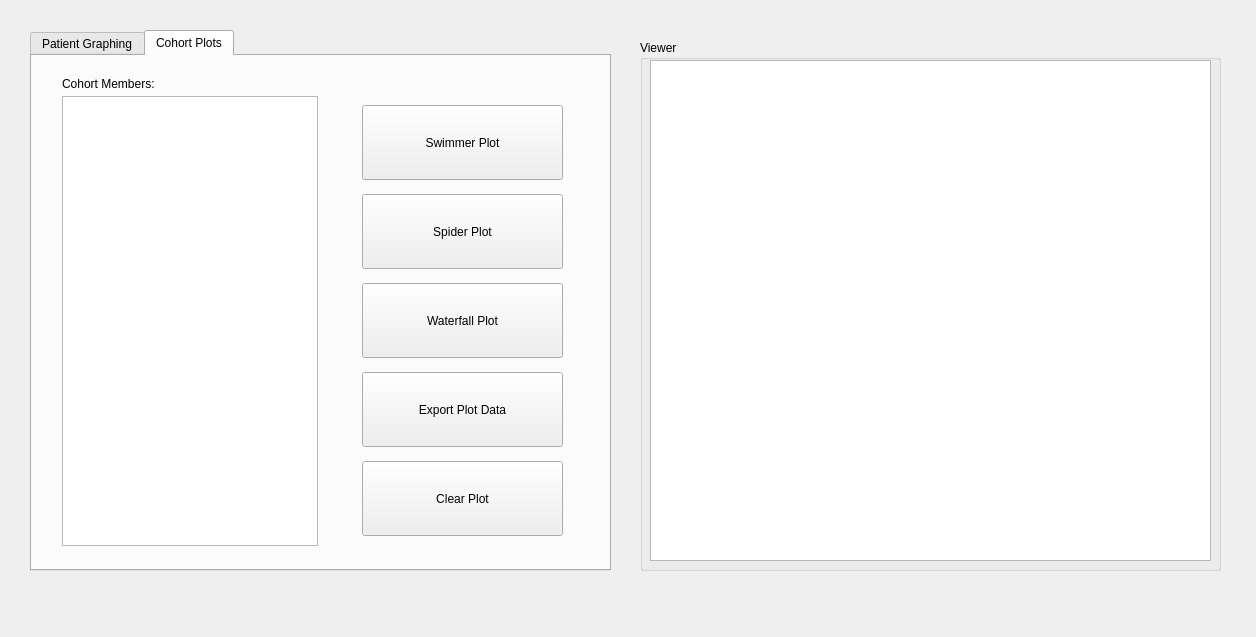
<?xml version="1.0" encoding="UTF-8"?>
<ui version="4.0">
 <class>plotAndGraphUtility</class>
 <widget class="QWidget" name="plotAndGraphUtility">
  <property name="geometry">
   <rect>
    <x>0</x>
    <y>0</y>
    <width>1256</width>
    <height>637</height>
   </rect>
  </property>
  <property name="windowTitle">
   <string>Plots &amp; Graphing Utility</string>
  </property>
  <widget class="QGroupBox" name="groupBox">
   <property name="geometry">
    <rect>
     <x>640</x>
     <y>40</y>
     <width>581</width>
     <height>531</height>
    </rect>
   </property>
   <property name="title">
    <string>Viewer</string>
   </property>
   <widget class="PlotWidget" name="graphicsView">
    <property name="geometry">
     <rect>
      <x>10</x>
      <y>20</y>
      <width>561</width>
      <height>501</height>
     </rect>
    </property>
   </widget>
  </widget>
  <widget class="QTabWidget" name="tabWidget">
   <property name="geometry">
    <rect>
     <x>30</x>
     <y>30</y>
     <width>581</width>
     <height>541</height>
    </rect>
   </property>
   <property name="currentIndex">
    <number>1</number>
   </property>
   <widget class="QWidget" name="tab">
    <attribute name="title">
     <string>Patient Graphing</string>
    </attribute>
    <widget class="QListWidget" name="patientList">
     <property name="geometry">
      <rect>
       <x>30</x>
       <y>40</y>
       <width>256</width>
       <height>450</height>
      </rect>
     </property>
    </widget>
    <widget class="QLabel" name="label_2">
     <property name="geometry">
      <rect>
       <x>30</x>
       <y>20</y>
       <width>141</width>
       <height>16</height>
      </rect>
     </property>
     <property name="text">
      <string>Patient Selection:</string>
     </property>
    </widget>
   </widget>
   <widget class="QWidget" name="tab_2">
    <attribute name="title">
     <string>Cohort Plots</string>
    </attribute>
    <widget class="QListWidget" name="cohortList">
     <property name="geometry">
      <rect>
       <x>30</x>
       <y>40</y>
       <width>256</width>
       <height>450</height>
      </rect>
     </property>
    </widget>
    <widget class="QLabel" name="label">
     <property name="geometry">
      <rect>
       <x>30</x>
       <y>20</y>
       <width>151</width>
       <height>16</height>
      </rect>
     </property>
     <property name="text">
      <string>Cohort Members:</string>
     </property>
    </widget>
    <widget class="QWidget" name="verticalLayoutWidget">
     <property name="geometry">
      <rect>
       <x>330</x>
       <y>40</y>
       <width>201</width>
       <height>451</height>
      </rect>
     </property>
     <layout class="QVBoxLayout" name="verticalLayout">
      <property name="spacing">
       <number>5</number>
      </property>
      <property name="sizeConstraint">
       <enum>QLayout::SetDefaultConstraint</enum>
      </property>
      <item>
       <widget class="QPushButton" name="genSwimmerPlot">
        <property name="minimumSize">
         <size>
          <width>0</width>
          <height>75</height>
         </size>
        </property>
        <property name="text">
         <string>Swimmer Plot</string>
        </property>
        <property name="checkable">
         <bool>true</bool>
        </property>
        <property name="autoExclusive">
         <bool>true</bool>
        </property>
       </widget>
      </item>
      <item>
       <widget class="QPushButton" name="genSpiderPlot">
        <property name="minimumSize">
         <size>
          <width>0</width>
          <height>75</height>
         </size>
        </property>
        <property name="text">
         <string>Spider Plot</string>
        </property>
        <property name="checkable">
         <bool>true</bool>
        </property>
        <property name="autoExclusive">
         <bool>true</bool>
        </property>
       </widget>
      </item>
      <item>
       <widget class="QPushButton" name="genWaterfallPlot">
        <property name="minimumSize">
         <size>
          <width>0</width>
          <height>75</height>
         </size>
        </property>
        <property name="text">
         <string>Waterfall Plot</string>
        </property>
        <property name="checkable">
         <bool>true</bool>
        </property>
        <property name="autoExclusive">
         <bool>true</bool>
        </property>
       </widget>
      </item>
      <item>
       <widget class="QPushButton" name="exportPlotData">
        <property name="minimumSize">
         <size>
          <width>199</width>
          <height>75</height>
         </size>
        </property>
        <property name="text">
         <string>Export Plot Data</string>
        </property>
       </widget>
      </item>
      <item>
       <widget class="QPushButton" name="clearPlot">
        <property name="minimumSize">
         <size>
          <width>75</width>
          <height>75</height>
         </size>
        </property>
        <property name="text">
         <string>Clear Plot</string>
        </property>
       </widget>
      </item>
     </layout>
    </widget>
   </widget>
  </widget>
 </widget>
 <customwidgets>
  <customwidget>
   <class>PlotWidget</class>
   <extends>QGraphicsView</extends>
   <header>pyqtgraph.h</header>
  </customwidget>
 </customwidgets>
 <resources/>
 <connections/>
</ui>
